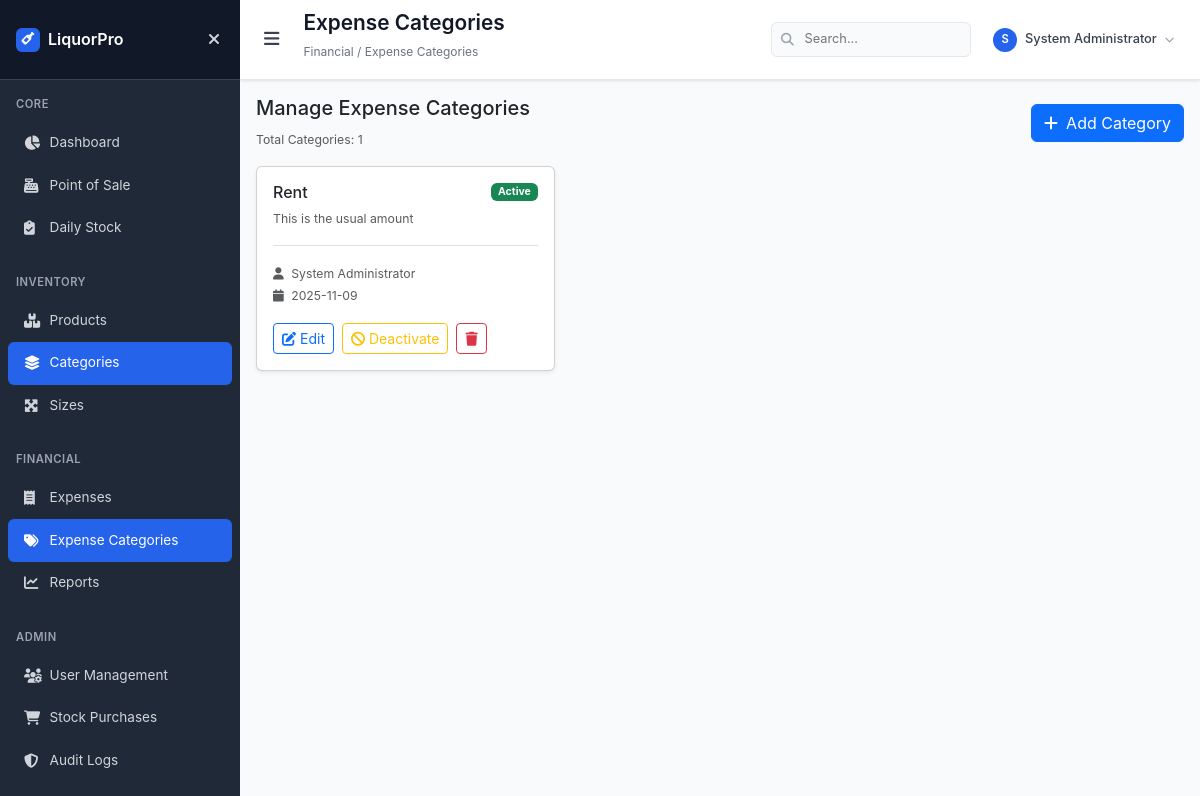
The app's page /expense_categories (signed in), older data.
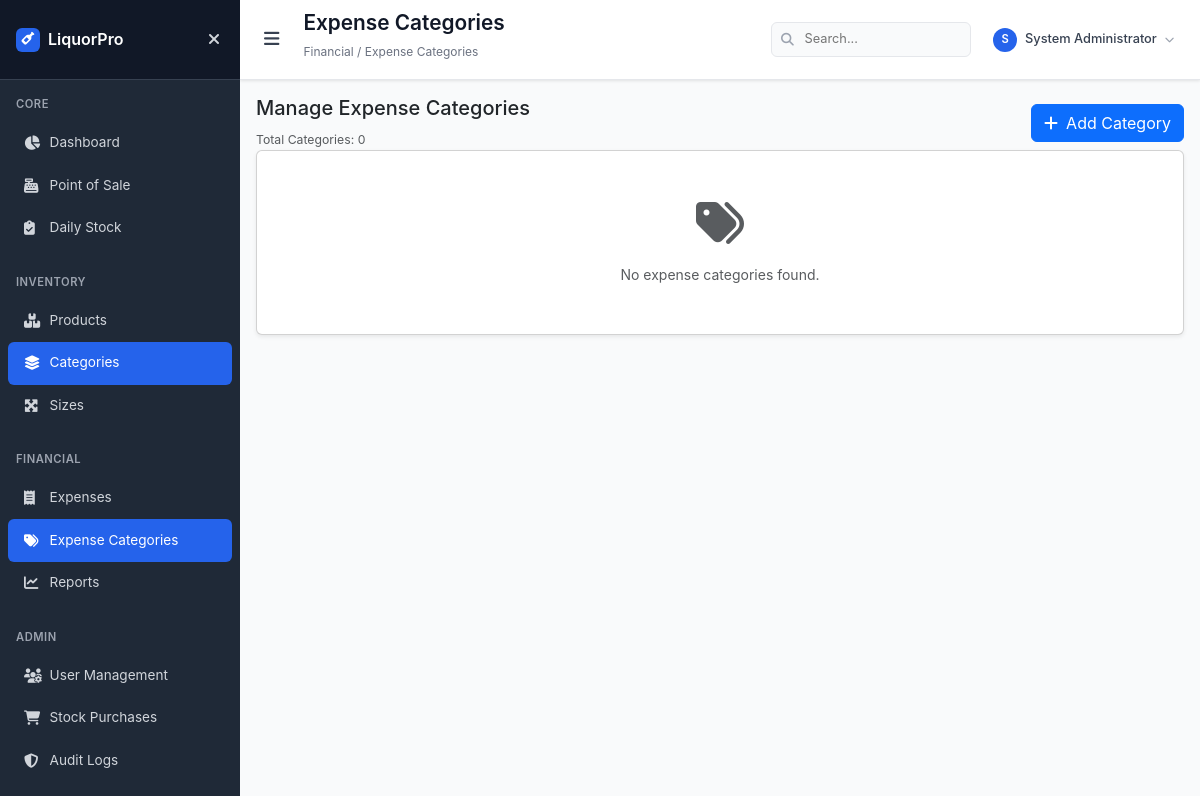
The same page, newer data.
### models.py (models this page shows, shortened)
class ExpenseCategory(db.Model):
    id = db.Column(db.Integer, primary_key=True)
    name = db.Column(db.String(50), unique=True, nullable=False, index=True)
    description = db.Column(db.String(200), nullable=True)
    is_active = db.Column(db.Boolean, default=True, index=True)
    created_at = db.Column(db.DateTime, default=datetime.utcnow)
    created_by = db.Column(db.Integer, db.ForeignKey('user.id'), nullable=True)
    creator = db.relationship('User', backref=db.backref('created_expense_categories', lazy=True))

class User(db.Model):
    id = db.Column(db.Integer, primary_key=True)
    username = db.Column(db.String(80), unique=True, nullable=False, index=True)
    email = db.Column(db.String(120), unique=True, nullable=False, index=True)
    password_hash = db.Column(db.String(128), nullable=False)
    full_name = db.Column(db.String(100), nullable=False)
    role = db.Column(db.String(20), nullable=False, default='attendant', index=True)
    is_active = db.Column(db.Boolean, default=True, index=True)
    created_at = db.Column(db.DateTime, default=datetime.utcnow)
    last_login = db.Column(db.DateTime)

### app.py (the view)
@app.route('/expense_categories')
@admin_required
def expense_categories():
    expense_categories = ExpenseCategory.query.order_by(ExpenseCategory.name).all()
    return render_template('expenses/expense_categories.html', expense_categories=expense_categories)

### app.py (called while the page is built)
def get_current_user():
    if 'user_id' in session:
        return db.session.get(User, session['user_id'])
    return None

def admin_required(f):
    @wraps(f)
    def decorated_function(*args, **kwargs):
        if 'user_id' not in session:
            flash('Please log in to access this page.', 'warning')
            return redirect(url_for('login'))
        user = db.session.get(User, session['user_id'])
        if not user or user.role not in ['admin', 'manager']:
            flash('Access denied. Admin privileges required.', 'error')
            return redirect(url_for('dashboard'))
        return f(*args, **kwargs)
    return decorated_function

@app.context_processor
def inject_user():
    return dict(current_user=get_current_user())

### templates/expenses/expense_categories.html (shortened to what this page needs)
{% extends "base.html" %}
{% block page_title %}Expense Categories{% endblock %}
{% block breadcrumb %}Financial / Expense Categories{% endblock %}
{% block content %}
<div class="row mb-3">
    <div class="col-12">
        <div class="d-flex justify-content-between align-items-center">
            <div>
                <h5>Manage Expense Categories</h5>
                <small class="text-muted">Total Categories: {{ expense_categories|length }}</small>
            </div>
            <a href="{{ url_for('add_expense_category') }}" class="btn btn-primary">
                <i class="fas fa-plus me-2"></i>Add Category
            </a>
        </div>
    </div>
</div>
<div class="row g-3">
    {% for category in expense_categories %}
    <div class="col-md-6 col-lg-4">
        <div class="card shadow-sm h-100">
            <div class="card-body">
                <div class="d-flex justify-content-between align-items-start mb-2">
                    <div>
                        <h6 class="mb-1">{{ category.name }}</h6>
                        <small class="text-muted">
                            {% if category.description %}
                            {{ category.description }}
                            {% else %}
                            No description
                            {% endif %}
                        </small>
                    </div>
                    {% if category.is_active %}
                    <span class="badge bg-success">Active</span>
                    {% else %}
                    <span class="badge bg-secondary">Inactive</span>
                    {% endif %}
                </div>
                <div class="mt-3 pt-3 border-top">
                    <small class="text-muted">
                        <i class="fas fa-user me-1"></i>
                        {% if category.creator %}{{ category.creator.full_name }}{% else %}System{% endif %}
                    </small>
                    <br>
                    <small class="text-muted">
                        <i class="fas fa-calendar me-1"></i>
                        {{ category.created_at.strftime('%Y-%m-%d') if category.created_at else 'N/A' }}
                    </small>
                </div>
                <div class="mt-3 d-flex gap-2">
                    <a href="{{ url_for('edit_expense_category', category_id=category.id) }}" class="btn btn-sm btn-outline-primary">
                        <i class="fas fa-edit me-1"></i>Edit
                    </a>
                    <form method="POST" action="{{ url_for('toggle_expense_category_status', category_id=category.id) }}" style="display: inline;">
                        {% if category.is_active %}
                        <button type="submit" class="btn btn-sm btn-outline-warning" onclick="return confirm('Deactivate this expense category?')">
                            <i class="fas fa-ban me-1"></i>Deactivate
                        </button>
                        {% else %}
                        <button type="submit" class="btn btn-sm btn-outline-success" onclick="return confirm('Activate this expense category?')">
                            <i class="fas fa-check me-1"></i>Activate
                        </button>
                        {% endif %}
                    </form>
                    <form method="POST" action="{{ url_for('delete_expense_category', category_id=category.id) }}" style="display: inline;">
                        <button type="submit" class="btn btn-sm btn-outline-danger" onclick="return confirm('Delete this expense category? This action cannot be undone!')">
                            <i class="fas fa-trash"></i>
                        </button>
                    </form>
                </div>
            </div>
        </div>
    </div>
    {% endfor %}
</div>
{% if not expense_categories %}
<div class="card shadow-sm">
    <div class="card-body text-center py-5">
        <i class="fas fa-tags text-muted" style="font-size: 48px;"></i>
        <p class="text-muted mt-3 mb-0">No expense categories found.</p>
    </div>
</div>
{% endif %}
{% endblock %}

Row changes from the older to the newer data that the page shows:
removed ExpenseCategory: name "Rent", description "This is the usual amount", is_active "Active", creator.full_name "System Administrator", created_at "2025-11-09"
Text that changed along with them:
{{ expense_categories|length }}: "1" → "0"
text now shown: "No expense categories found."
